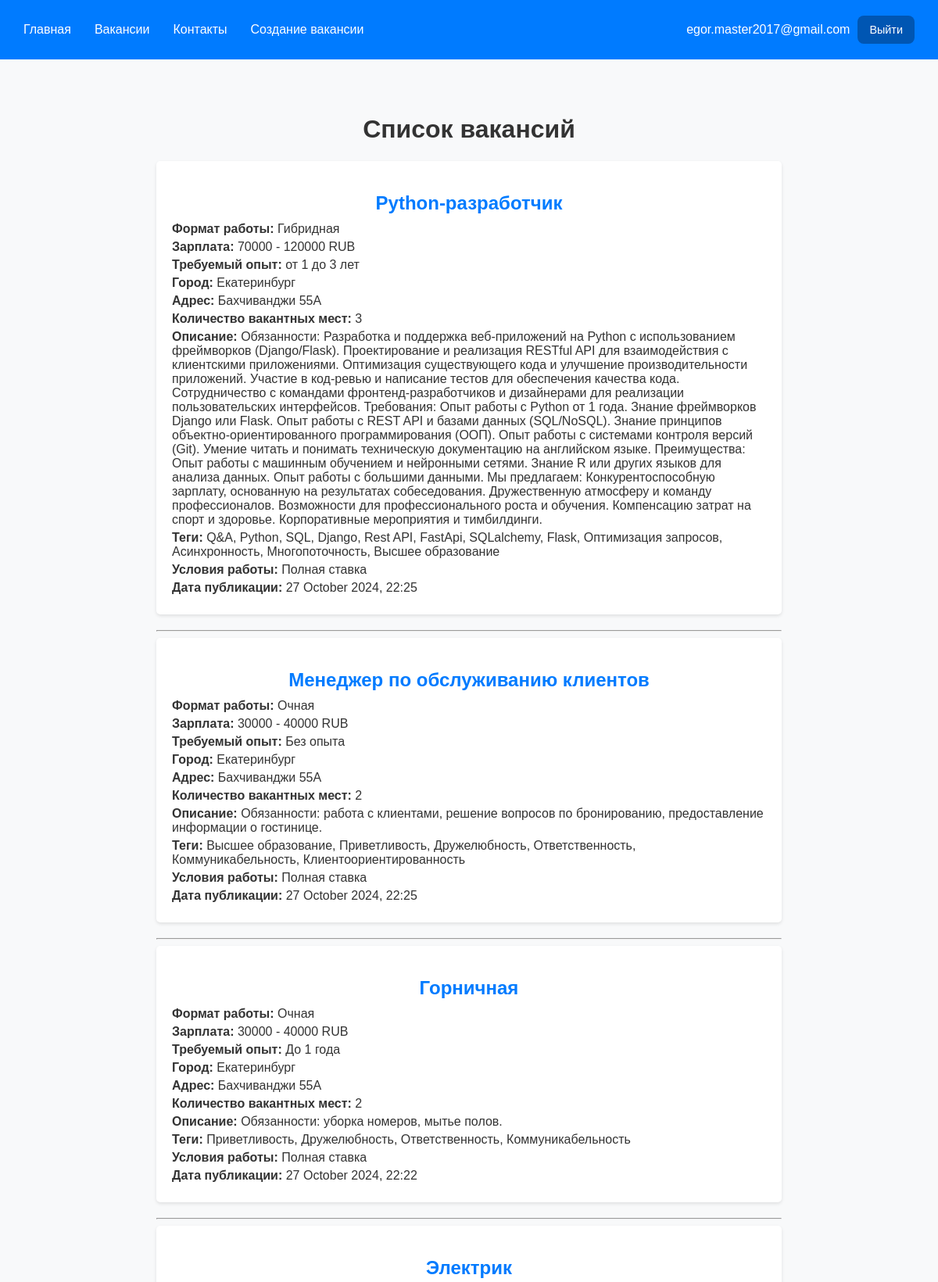
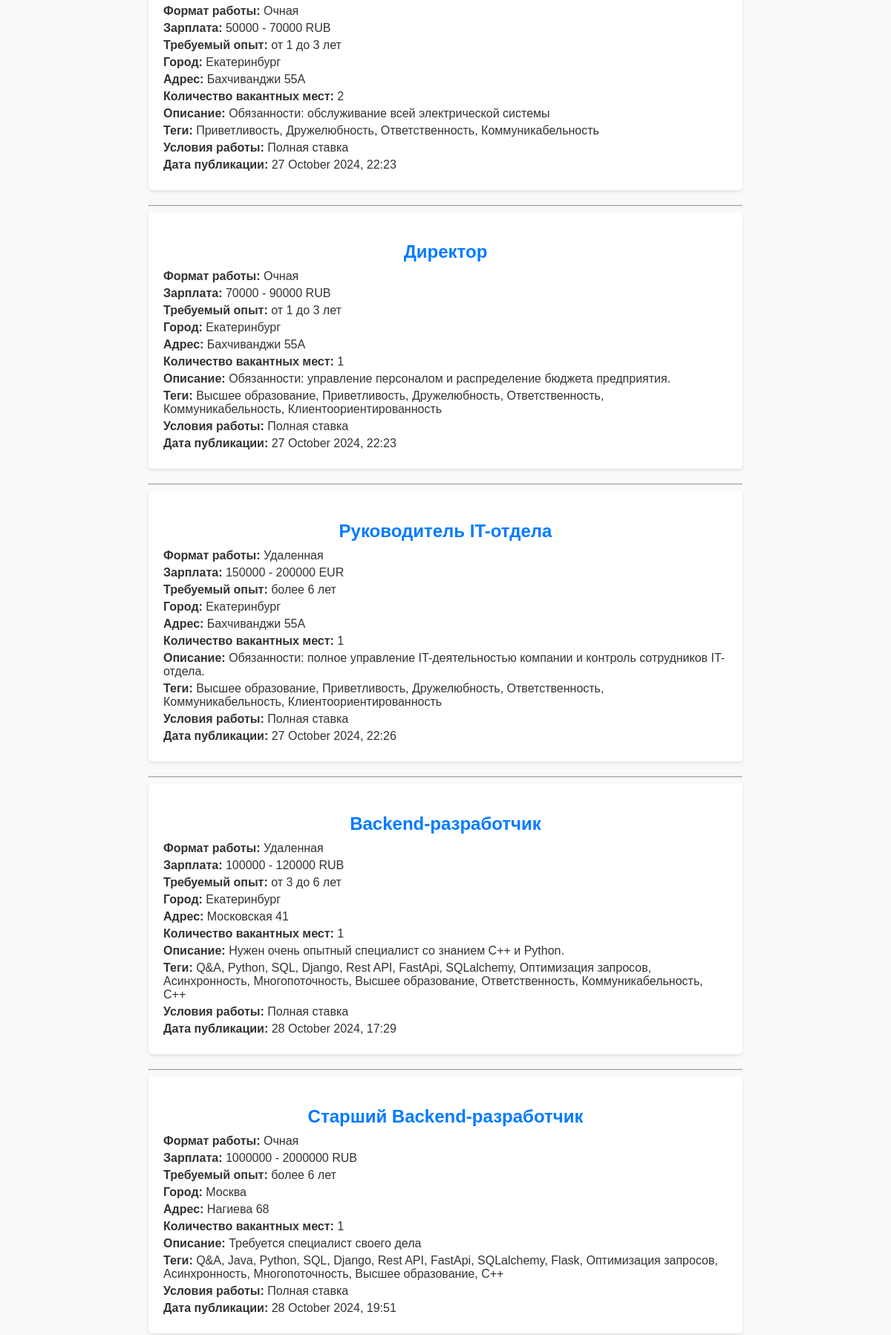
The page /vacancies/ (signed in, upper part) on the database its author committed (2 pictures, top to bottom).
### registration/models.py (models this page shows, shortened)
class CustomAbstractUser(AbstractBaseUser, PermissionsMixin):
    first_name = models.CharField(_("first name"), max_length=150)
    last_name = models.CharField(_("last name"), max_length=150)
    patronymic = models.CharField(_("Отчество"), max_length=150, blank=True)
    email = models.EmailField(_("email address"), blank=False, unique=True)
    is_staff = models.BooleanField(
        _("staff status"),
        default=False,
        help_text=_("Designates whether the user can log into this admin site."),
    )
    is_active = models.BooleanField(
        _("active"),
        default=True,
        help_text=_(
            "Designates whether this user should be treated as active. "
            "Unselect this instead of deleting accounts."
        ),
    )
    date_joined = models.DateTimeField(_("date joined"), default=timezone.now)
    objects = CustomUserManager()
    USERNAME_FIELD = 'email'  # или 'username' в зависимости от настроек
    REQUIRED_FIELDS = ['first_name', 'last_name']
    class Meta:
        verbose_name = _("Соискатель")
        verbose_name_plural = _("Соискатели")
        abstract = True

class CustomUser(CustomAbstractUser):
    class Meta(CustomAbstractUser.Meta):
        swappable = "AUTH_USER_MODEL"

### api/models.py (models this page shows, shortened)
class Vacancy(models.Model):
    WORK_FORMAT_CHOICES = [
        ('remote', 'Удаленная'),
        ('hybrid', 'Гибридная'),
        ('onsite', 'Очная'),
    ]
    WORK_CONDITION_CHOICES = [
        ('full_time', 'Полная ставка'),
        ('part_time', 'Неполная ставка'),
        ('internship', 'Стажировка'),
        ('volunteering', 'Волонтерство'),
        ('one_time', 'Разовое задание'),
        ('project', 'Проектная работа'),
    ]
    CURRENCY_CHOICES = [
        ('RUB', 'RUB'),
        ('USD', 'USD'),
        ('EUR', 'EUR'),
    ]
    EXPERIENCE_CHOICES = [
        ('0', 'Без опыта'),
        ('1', 'До 1 года'),
        ('1-3', 'от 1 до 3 лет'),
        ('3-6', 'от 3 до 6 лет'),
        ('6', 'более 6 лет'),
    ]
    STATUS_CHOICES = [
        ('published', 'Опубликована'),
        ('archived', 'В архиве'),
        ('checking', 'На проверке'),
    ]
    title = models.CharField(max_length=255, verbose_name='Название')
    work_format = models.CharField(
        max_length=10,
        choices=WORK_FORMAT_CHOICES,
        default='onsite',
        verbose_name='Формат работы'
    )
    min_salary = models.PositiveIntegerField(verbose_name='Минимальная зарплата')
    max_salary = models.PositiveIntegerField(verbose_name='Максимальная зарплата')
    currency = models.CharField(
        max_length=3,
        choices=CURRENCY_CHOICES,
        default='RUB',
        verbose_name='Валюта'
    )
    experience = models.CharField(
        max_length=10,
        choices=EXPERIENCE_CHOICES,
        default='0',
        verbose_name='Опыт работы'
    )
    city = models.CharField(max_length=255, verbose_name='Город')
    address = models.CharField(max_length=255, verbose_name='Адрес')
    number_of_openings = models.PositiveIntegerField(verbose_name='Количество вакантных мест')
    description = models.TextField(verbose_name='Описание')
    tech_stack_tags = models.ManyToManyField('TechStackTag', blank=True, verbose_name='Навыки')
    work_condition_tags = models.CharField(
        max_length=20,
        choices=WORK_CONDITION_CHOICES,
        default='full_time',
        verbose_name='Условие работы'
    )
    publication_date = models.DateTimeField(auto_now_add=True, verbose_name='Дата публикации')
    status = models.CharField(
        max_length=10,
        choices=STATUS_CHOICES,
        default='published',
        verbose_name='Статус'
    )
    class Meta:
        verbose_name = 'Вакансия'
        verbose_name_plural = 'Вакансии'
    def formatted_publication_date(self):
        return self.publication_date.strftime('%d %B %Y, %H:%M')

class TechStackTag(models.Model):
    name = models.CharField(max_length=100, unique=True, verbose_name='Навык')
    class Meta:
        verbose_name = 'Навык'
        verbose_name_plural = 'Навыки'

### api/views.py (the view)
# urls.py: path('vacancies/', vacancy_list, name='vacancy_list'),
@login_required
def vacancy_list(request):
    vacancies = Vacancy.objects.filter(status='published')  # Фильтрация по статусу
    return render(request, 'vacancy_list.html', {'vacancies': vacancies})

### templates/vacancy_list.html (shortened to what this page needs)
{% extends 'base.html' %}
{% block content %}
    <h1>Список вакансий</h1>
    <div class="vacancy-list">
        {% for vacancy in vacancies %}
        <div class="vacancy-item">
            <h2>{{ vacancy.title }}</h2>
            <p><strong>Формат работы:</strong> {{ vacancy.get_work_format_display }}</p>
            <p><strong>Зарплата:</strong> {{ vacancy.min_salary }} - {{ vacancy.max_salary }} {{ vacancy.currency }}</p>
            <p><strong>Требуемый опыт:</strong> {{ vacancy.get_experience_display }}</p>
            <p><strong>Город:</strong> {{ vacancy.city }}</p>
            <p><strong>Адрес:</strong> {{ vacancy.address }}</p>
            <p><strong>Количество вакантных мест:</strong> {{ vacancy.number_of_openings }}</p>
            <p><strong>Описание:</strong> {{ vacancy.description }}</p>
            <p><strong>Теги:</strong>
                {% for tag in vacancy.tech_stack_tags.all %}
                    {{ tag.name }}{% if not forloop.last %}, {% endif %}
                {% endfor %}
            </p>
            <p><strong>Условия работы:</strong> {{ vacancy.get_work_condition_tags_display }}</p>
            <p><strong>Дата публикации:</strong> {{ vacancy.formatted_publication_date }}</p>
        </div>
        <hr>
        {% empty %}
        <p>Вакансий нет</p>
        {% endfor %}
    </div>
{% endblock %}

### templates/base.html (shortened to what this page needs)
{% load static %}
<!DOCTYPE html>
<html lang="ru">
<head>
    <link rel="stylesheet" href="{% static 'css/styles.css' %}">
</head>
<body>
  <div class="wrapper">
    <header class="header">
      <div class="header__inner">
        <nav class="nav">
          <ul class="nav-links">
              <li><a href="/">Главная</a></li>
              <li><a href="/vacancies">Вакансии</a></li>
              <li><a href="/contact">Контакты</a></li>
              <li><a href="/add">Создание вакансии</a></li>
          </ul>
        </nav>
          <div class="header__btns">
              {% if user.is_authenticated %}
                  <span class="user-email">{{ user.email }}</span>
                  <a href="/logout" class="button">Выйти</a>
              {% else %}
                  <a href="/login" class="button">Войти</a>
                  <a href="/registration" class="button">Зарегистрироваться</a>
              {% endif %}
          </div>
      </div>
    </header>
    <main class="main">
        {% block content %}
        {% endblock %}
    </main>
  </div>
</body>
</html>

### static/css/styles.css (style rules this page uses)
html { scroll-behavior: smooth; overflow-x: hidden; }
body { font-family: Arial, sans-serif; height: 100%; background-color: #f8f9fa; color: #333; padding: 0; margin: 0; }
h1, h2, h3, h4, h5, h6 { text-align: center; }
.header { background-color: #007bff; padding: 20px 30px; }
.header .nav-links { list-style: none; display: flex; margin: 0; padding: 0; }
.header a { color: #fff; text-decoration: none; }
.main { max-width: 800px; height: 100%; margin: 50px auto; padding: 0 20px; }
.vacancy-list { margin-top: 20px; }
.vacancy-item { background-color: #fff; border-radius: 5px; box-shadow: 0 2px 4px rgba(0, 0, 0, 0.1); padding: 20px; margin-bottom: 20px; text-align: left; }
.vacancy-item h2 { color: #007bff; margin-bottom: 10px; }
.vacancy-item p { margin: 5px 0; }
.wrapper { display: flex; flex-direction: column; height: 100%; }
.main { flex: 1 0 auto; }
.header__inner { display: flex; justify-content: space-between; align-items: center; }
.header__btns { display: flex; align-items: center; gap: 10px; }
.header__btns a { font-size: 0.9em; color: #ffffff; text-decoration: none; background-color: #0056b3; border-radius: 8px; padding: 10px 15px; transition: 0.3s; }
.nav-links { gap: 30px; }
.user-email { font-weight: 500; color: #ffffff; }

### rows shown on the page
CustomUser: email "egor.master2017@gmail.com"
Vacancy: title "Python-разработчик", work_format "Гибридная", min_salary "70000", max_salary "120000", currency "RUB", experience "от 1 до 3 лет", city "Екатеринбург", address "Бахчиванджи 55А", number_of_openings "3", description "Обязанности: Разработка и поддержка веб-приложений на Python с использованием фреймворков (Django/Flask). Проектирование и реализация RESTful API для взаимодействия с клиентскими приложениями. Оптимизация существующего кода и улучшение производительности приложений. Участие в код-ревью и написание тестов для обеспечения качества кода. Сотрудничество с командами фронтенд-разработчиков и дизайнерами для реализации пользовательских интерфейсов. Требования: Опыт работы с Python от 1 года. Знание фреймворков Django или Flask. Опыт работы с REST API и базами данных (SQL/NoSQL). Знание принципов объектно-ориентированного программирования (ООП). Опыт работы с системами контроля версий (Git). Умение…", work_condition_tags "Полная ставка", formatted_publication_date "27 October 2024, 22:25"
TechStackTag: name "Q&A"
TechStackTag: name "Python"
TechStackTag: name "SQL"
TechStackTag: name "Django"
TechStackTag: name "Rest API"
TechStackTag: name "FastApi"
TechStackTag: name "SQLalchemy"
TechStackTag: name "Flask"
TechStackTag: name "Оптимизация запросов"
TechStackTag: name "Асинхронность"
TechStackTag: name "Многопоточность"
TechStackTag: name "Высшее образование"
Vacancy: title "Менеджер по обслуживанию клиентов", work_format "Очная", min_salary "30000", max_salary "40000", currency "RUB", experience "Без опыта", city "Екатеринбург", address "Бахчиванджи 55А", number_of_openings "2", description "Обязанности: работа с клиентами, решение вопросов по бронированию, предоставление информации о гостинице.", work_condition_tags "Полная ставка", formatted_publication_date "27 October 2024, 22:25"
TechStackTag: name "Приветливость"
TechStackTag: name "Дружелюбность"
TechStackTag: name "Ответственность"
TechStackTag: name "Коммуникабельность"
TechStackTag: name "Клиентоориентированность"
Vacancy: title "Горничная", work_format "Очная", min_salary "30000", max_salary "40000", currency "RUB", experience "До 1 года", city "Екатеринбург", address "Бахчиванджи 55А", number_of_openings "2", description "Обязанности: уборка номеров, мытье полов.", work_condition_tags "Полная ставка", formatted_publication_date "27 October 2024, 22:22"
Vacancy: title "Электрик", work_format "Очная", min_salary "50000", max_salary "70000", currency "RUB", experience "от 1 до 3 лет", city "Екатеринбург", address "Бахчиванджи 55А", number_of_openings "2", description "Обязанности: обслуживание всей электрической системы", work_condition_tags "Полная ставка", formatted_publication_date "27 October 2024, 22:23"
Vacancy: title "Директор", work_format "Очная", min_salary "70000", max_salary "90000", currency "RUB", experience "от 1 до 3 лет", city "Екатеринбург", address "Бахчиванджи 55А", number_of_openings "1", description "Обязанности: управление персоналом и распределение бюджета предприятия.", work_condition_tags "Полная ставка", formatted_publication_date "27 October 2024, 22:23"
Vacancy: title "Руководитель IT-отдела", work_format "Удаленная", min_salary "150000", max_salary "200000", currency "EUR", experience "более 6 лет", city "Екатеринбург", address "Бахчиванджи 55А", number_of_openings "1", description "Обязанности: полное управление IT-деятельностью компании и контроль сотрудников IT-отдела.", work_condition_tags "Полная ставка", formatted_publication_date "27 October 2024, 22:26"
Vacancy: title "Backend-разработчик", work_format "Удаленная", min_salary "100000", max_salary "120000", currency "RUB", experience "от 3 до 6 лет", city "Екатеринбург", address "Московская 41", number_of_openings "1", description "Нужен очень опытный специалист со знанием C++ и Python.", work_condition_tags "Полная ставка", formatted_publication_date "28 October 2024, 17:29"
TechStackTag: name "C++"
Vacancy: title "Старший Backend-разработчик", work_format "Очная", min_salary "1000000", max_salary "2000000", currency "RUB", experience "более 6 лет", city "Москва", address "Нагиева 68", number_of_openings "1", description "Требуется специалист своего дела", work_condition_tags "Полная ставка", formatted_publication_date "28 October 2024, 19:51"
TechStackTag: name "Java"
